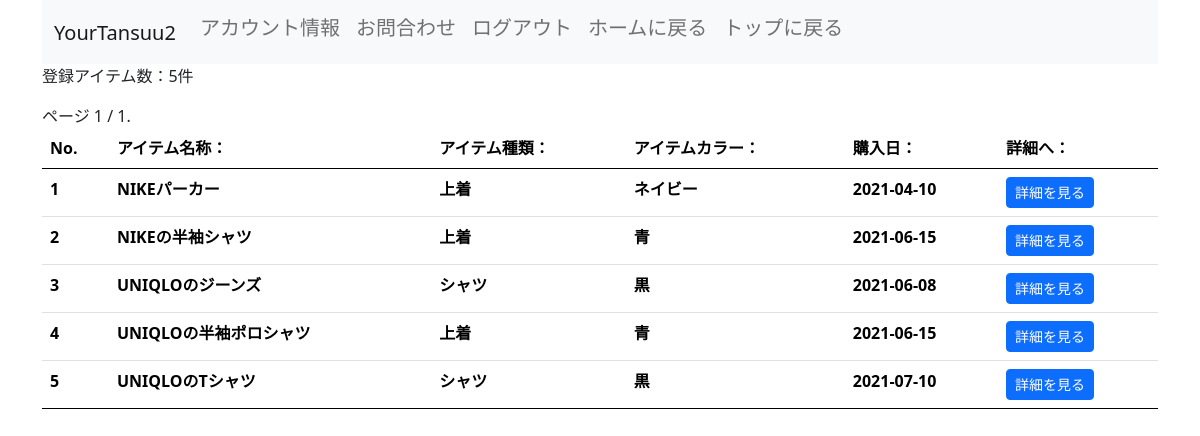
The app's page /contents/item-list/ (signed in), older data.
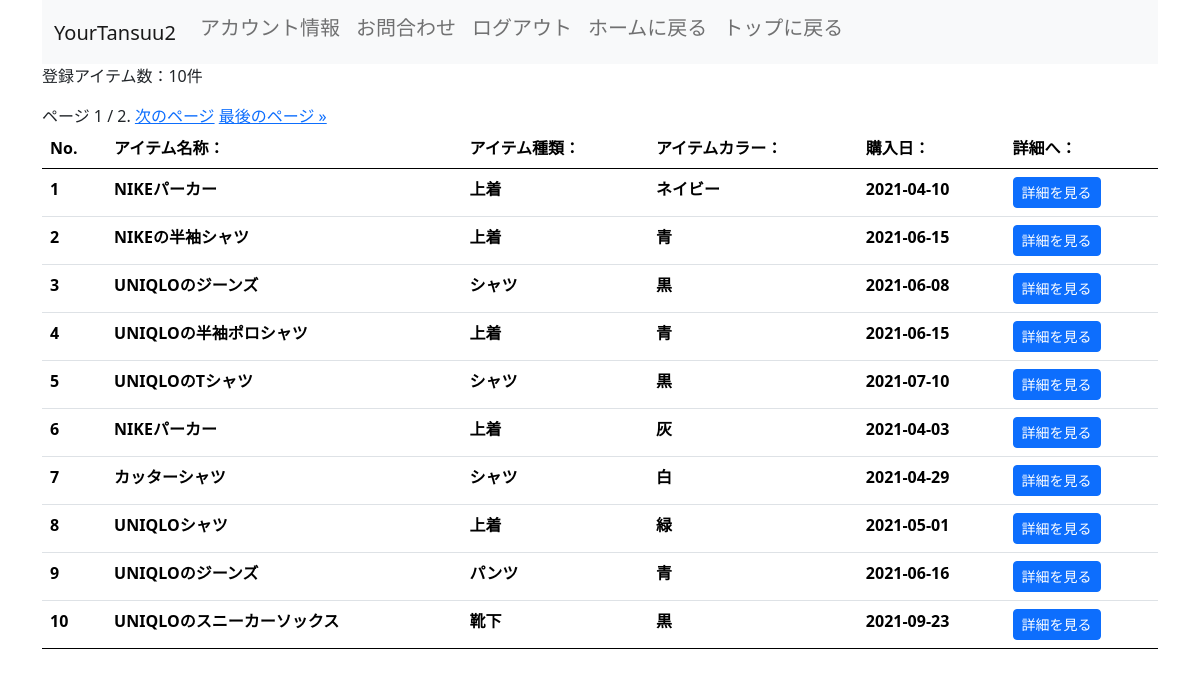
The same page, newer data.
### item/models.py (models this page shows, shortened)
class Item(models.Model):
    user = models.ForeignKey(settings.AUTH_USER_MODEL, verbose_name='ユーザー', on_delete=models.CASCADE,null=True)
    data_id = models.AutoField(verbose_name = 'アイテムNo.', primary_key=True)
    item_type = models.CharField(verbose_name = 'アイテム種類', max_length=255, choices = ITEM_TYPE_CHOICES)
    season = models.CharField(verbose_name = '季節', max_length=10, choices = SEASON_CHOICES)
    occasion = models.CharField(verbose_name = 'シーン', max_length=30, choices = OCCASION_CHOICES)
    item_name = models.CharField(verbose_name = 'アイテム名称', max_length=300)
    item_color = models.CharField(verbose_name = 'アイテム色', max_length=20, choices = ITEM_COLOR_CHOICES)
    item_brand = models.CharField(verbose_name = 'ブランド', max_length=150)
    purchase_date = models.CharField(verbose_name = '購入日', max_length = 150)
    pricing = models.IntegerField(verbose_name = '購入価格(円)', )
    purchase_place = models.CharField(verbose_name = '購入場所', max_length=255)
    item_image = models.ImageField(verbose_name = 'アイテム画像', upload_to='images/closet', blank = True, null=True)
    memo = models.TextField(verbose_name = 'メモ', blank=True)
    favorite_level = models.IntegerField(verbose_name = 'お気に入り度', choices = FAVORITE_LEVEL_CHOICES)
    item_importance = models.IntegerField(verbose_name = '大事さ', choices = ITEM_IMPORTANCE_CHOICES)
    create_date = models.DateTimeField(verbose_name = '作成日', auto_now_add=True)
    update_date = models.DateTimeField(verbose_name = '更新日', auto_now=True)
    closet = models.ManyToManyField(Closet)

### item/views.py (the view)
# urls.py: path('contents/item-list/', Itemlistview, name = 'item_list'),
@login_required
def Itemlistview(request):
    item_list = Item.objects.filter(user_id = request.user)
    paginator = Paginator(item_list, 10)
    page_number = request.GET.get('page')
    page_object = paginator.get_page(page_number)
    return render(request, 'contents/item_list.html', {'page_object': page_object})

### templates/contents/item_list.html (shortened to what this page needs)
{% extends 'base.html' %}
{% load django_bootstrap5 %}
{% block header %}
<div class = "container">
  <nav class="navbar navbar-expand-lg navbar-light bg-light">
      <div class="container-fluid">
        <h2><a class="navbar-brand" href="#">YourTansuu2</a></h2>
        <div class="collapse navbar-collapse" id="navbarNav">
          <ul class="navbar-nav">
            <li class="nav-item">
                <h5><a class="nav-link" href="{% url 'account_control' %}">アカウント情報</a></h5>
            </li>
            <li class="nav-item">
              <h5><a class="nav-link" href="#">お問合わせ</a></h5>
            </li>
            <li class="nav-item">
              <h5><a class="nav-link" href="{% url 'original_logout' %}">ログアウト</a></h5>
            </li>
            <li class="nav-item">
              <h5><a class="nav-link" href="{% url 'index' %}">ホームに戻る</a></h5>
            </li>
            <li class="nav-item">
              <h5><a class="nav-link" href="{% url 'home' %}">トップに戻る</a></h5>
            </li>
          </ul>
        </div>
      </div>
  </nav>
  </div>
{% endblock header %}
{% block content %}
<div class="container">
  <p>登録アイテム数：{{ page_object | length }}件</p>
  {% if page_object %}
  <table class="table">
    <thead>
      <tr>
        <th>No.</th>
        <th>アイテム名称：</th>
        <th>アイテム種類：</th>
        <th>アイテムカラー：</th>
        <th>購入日：</th>
        <th>詳細へ：</th>
      </tr>
    </thead>
    <tbody>
      {% for item in page_object %}
      <tr>
        <th>{{ forloop.counter0 | add:page_object.start_index }}</th>
        <th>{{ item.item_name|upper }}</th>
        <th>{{ item.get_item_type_display|upper }}</th>
        <th>{{ item.get_item_color_display|upper }}</th>
        <th>{{ item.purchase_date|upper }}</th>
        <th><a href="{% url 'item_detail' item.pk %}"button class="btn btn-sm btn-primary" type="submit">詳細を見る</a></th>
      </tr>
      {% endfor %}
    </tbody>
    {% else %}
    <p>まだアイテムが登録されていません</p>
    {% endif %}
<div class="pagination">
    <span class="step-links">
        <span class="current">
            ページ {{ page_object.number }} / {{ page_object.paginator.num_pages }}.
        </span>
        {% if page_object.has_next %}
            <a href="?page={{ page_object.next_page_number }}">次のページ</a>
            <a href="?page={{ page_object.paginator.num_pages }}">最後のページ &raquo;</a>
        {% endif %}
    </span>
</div>
{% endblock content %}

### templates/base.html (shortened to what this page needs)
{% load django_bootstrap5 %}
<!doctype html>
<html lang="ja">
  <head>
    <link href="https://cdn.jsdelivr.net/npm/bootstrap@5.0.2/dist/css/bootstrap.min.css" rel="stylesheet">
    {% bootstrap_css %}
    {% block header %}
    {% endblock header %}
  </head>
  <body>
    {% block content %}{% endblock content %}
  </body>
</html>

Row changes from the older to the newer data that the page shows:
added Item: item_name "NIKEパーカー", item_type "上着", item_color "灰", purchase_date "2021-04-03"
added Item: item_name "カッターシャツ", item_type "シャツ", item_color "白", purchase_date "2021-04-29"
added Item: item_name "UNIQLOシャツ", item_type "上着", item_color "緑", purchase_date "2021-05-01"
added Item: item_name "UNIQLOのジーンズ", item_type "パンツ", item_color "青", purchase_date "2021-06-16"
added Item: item_name "UNIQLOのスニーカーソックス", item_type "靴下", item_color "黒", purchase_date "2021-09-23"
Text that changed along with them:
{{ page_object | length }}: "5" → "10"
{{ page_object.paginator.num_pages }}: "1" → "2"
text now shown: "次のページ 最後のページ »"
